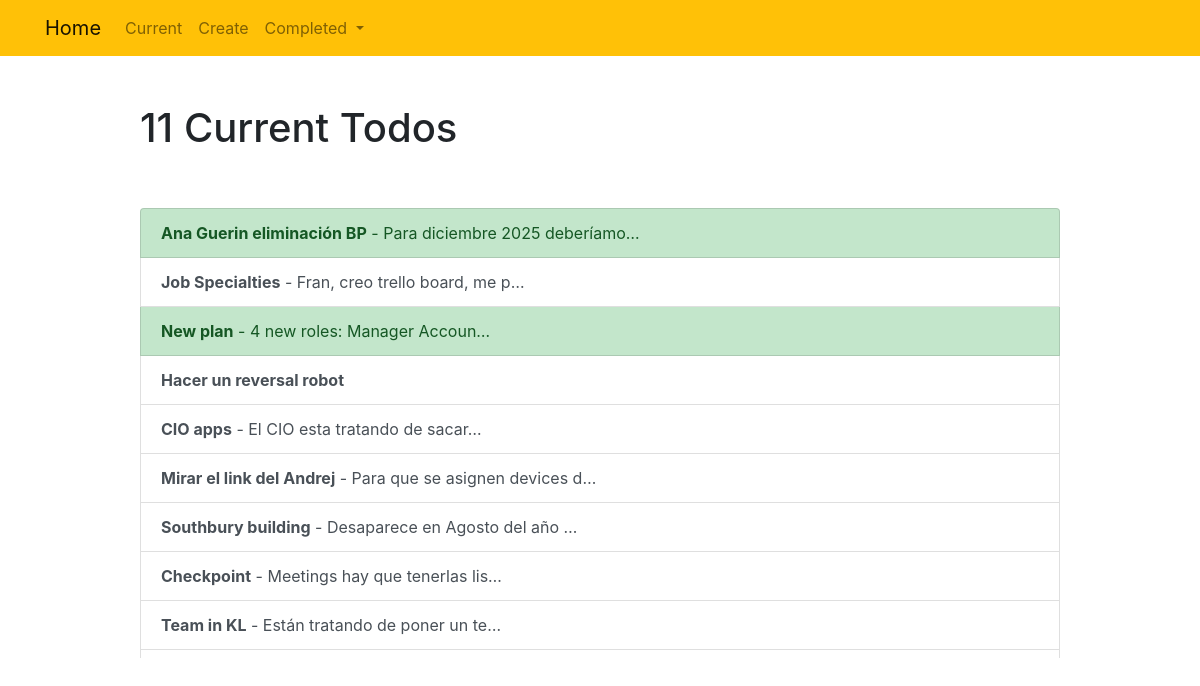
Page /catcurrenttodo/Staff Meetings on the earlier database version.
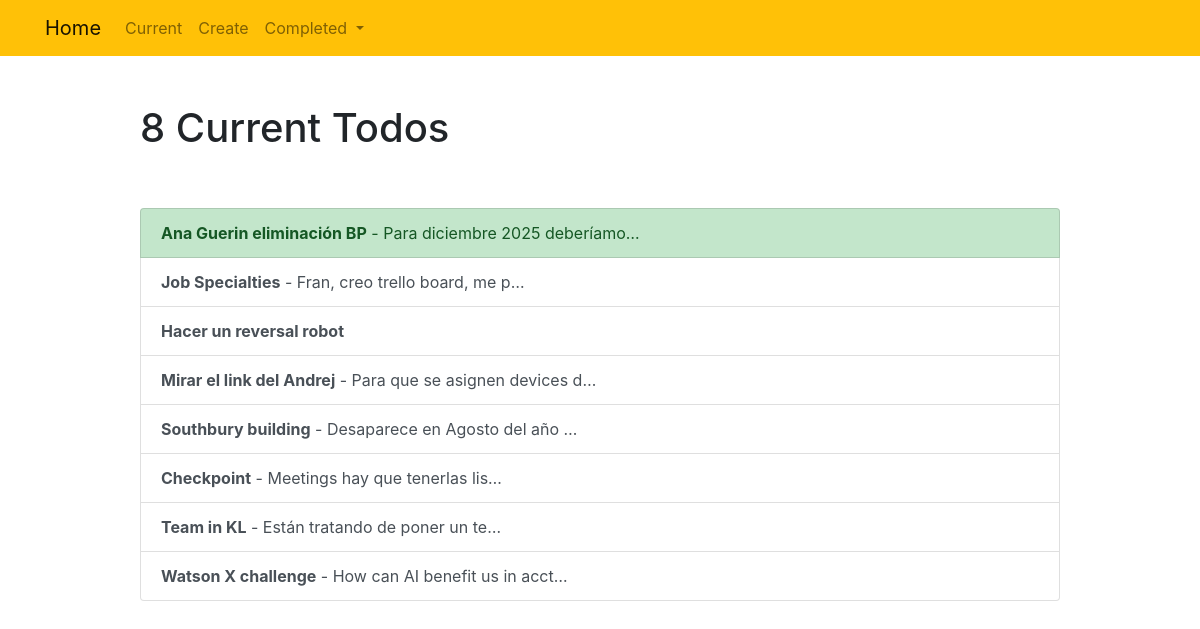
Same page on the later database version.
### todos/models.py (models this page shows, shortened)
class Todo(models.Model):
	category = models.CharField(max_length=100, blank=True)
	title = models.CharField(max_length=100)
	memo = models.TextField(blank=True)
	created = models.DateTimeField(auto_now_add=True)
	datecompleted = models.DateTimeField(null=True, blank=True)
	important = models.BooleanField(default=False)

### todos/views.py (the view)
# urls.py: path('catcurrenttodo/<category>', views.catcurrenttodo ,name='catcurrenttodo'),
def catcurrenttodo(request, category):
	todos = Todo.objects.filter(datecompleted__isnull=True, category=category)
	params = {'todos':todos}
	return render(request, 'todos/catcurrenttodo.html', params)

### todos/templates/todos/catcurrenttodo.html
{% extends 'todos/base.html' %}
{% block content %}
    <div class="row justify-content-center mt-5">
        <div class="col-md-10">
            {% if todos %}
                 <h1>{{ todos.count }} Current Todo{{ todos.count|pluralize }}</h1>
            {% else %}
                           <h1>Current Todos</h1>
            {% endif %}
        </div>
    </div>
    <div class="row justify-content-center mt-5">
        <div class="col-md-10" style="height: 450px; overflow: scroll;">
        {% if todos %}
            <div class="list-group">
                {% for todo in todos %}
                    <a href="{% url 'viewtodo' todo.id %}" class="list-group-item list-group-item-action{% if todo.important %} list-group-item-success{% endif %}"><b>{{ todo.title }}</b>{% if todo.memo %} - {{ todo.memo|truncatechars:30 }}{% endif %}</a>
                {% endfor %}
            </div>
        {% else %}
            <div class="text-center">
                <h2>Looks like you don't have any todos! Nice work.</h2>
            <br>
            <a role="button" class="btn btn-primary" href="{% url 'create' %}">New Todo</a>
            </div>
        {% endif %}
        </div>
    </div>
{% endblock %}

Differences in the rows shown:
no longer on this page (row edited): Todo: title "New plan", memo "4 new roles: Manager Accoun…", important True (drawn)
no longer on this page (row edited): Todo: title "CIO apps", memo "El CIO esta tratando de sacar…"
now on this page (row unchanged): Todo: title "Watson X challenge", memo "How can AI benefit us in acct…"
Other differences:
{{ todos.count }}: "11" → "8"
